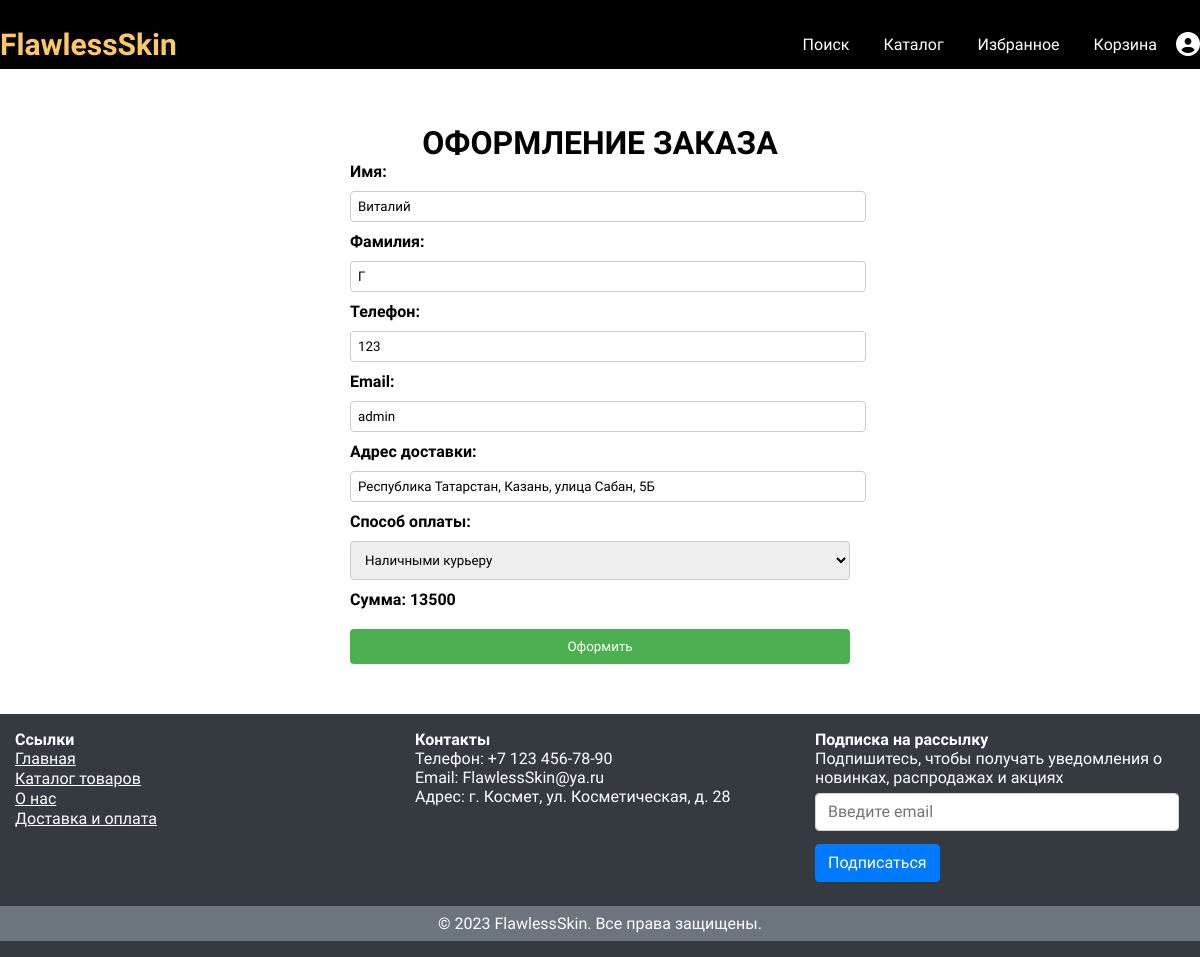
/order/make/ (signed in), run on an earlier commit of the app's database.
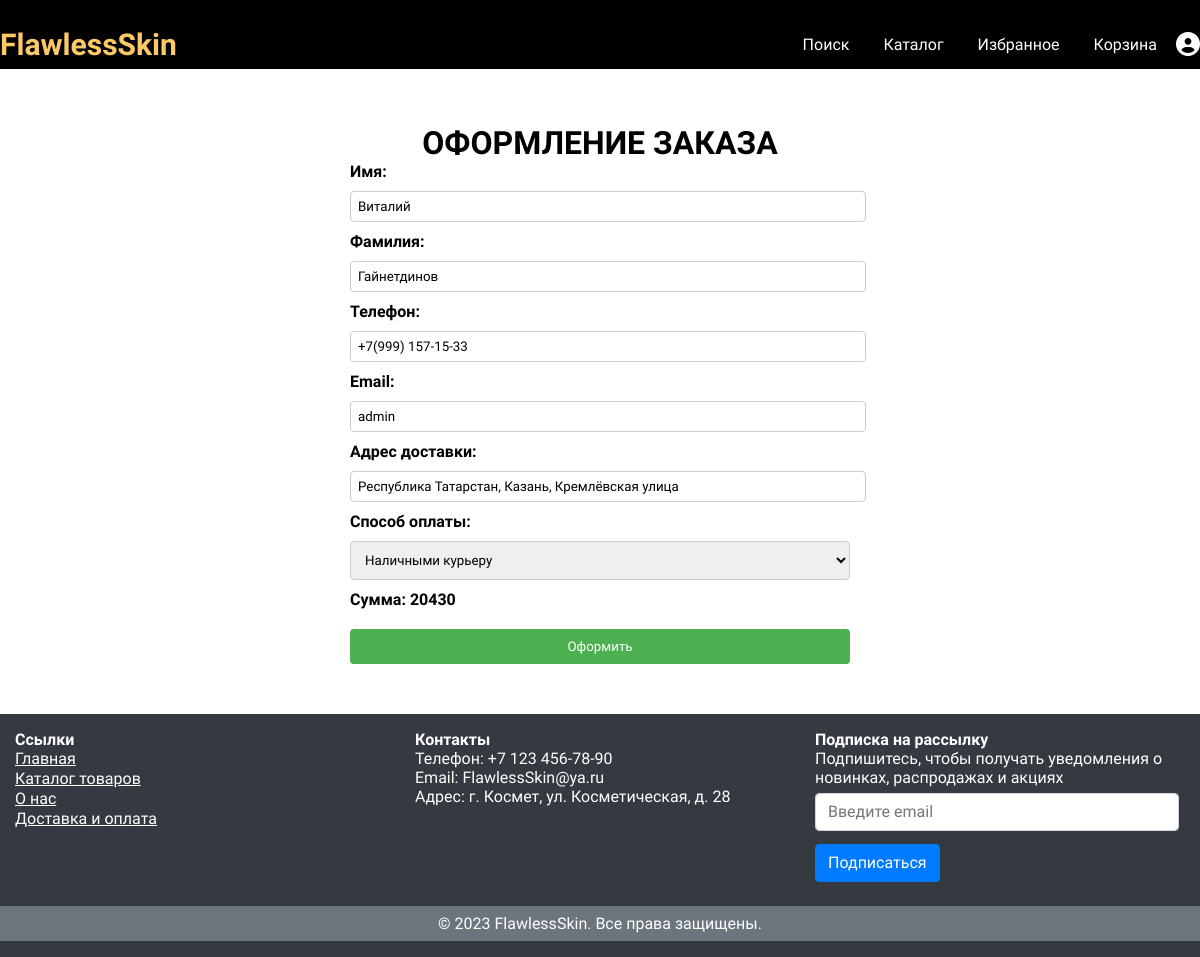
And on a later commit of the database.
### users/models.py (models this page shows)
class User(AbstractUser):
	image = models.ImageField("Аватарка", upload_to='uploads/users_images/', blank=True, null=True)
	phone = models.CharField("Номер телефона", max_length=20, blank=True, null=True)
	address = models.CharField("Адрес доставки", max_length=255, blank=True, null=True)

### main/views.py (the view)
# urls.py: path('order/make/', views.make_order, name="make_order"),
def make_order(request):
	try:
		user = request.user
		if not user.is_authenticated:
			print("ПОЛЬЗОВАТЕЛЬ НЕ АВТОРИЗОВАН")
	except ObjectDoesNotExist:
		print("Пользователь не найден.")
		return redirect('products:cart')
	except Exception as e:
		print(f"Произошла ошибка: {str(e)}")
		return redirect('products:cart')
	if "order" in request.session:
		total_sum = request.session.get("total_sum")
		products_id = request.session.get("products_id")
		products = list()
		for product_id in products_id:
			p = Product.objects.get(id=product_id)
			products.append(p)
		carts_id = request.session.get("carts_id")
		carts = Cart.objects.none()
		for cart_id in carts_id:
			carts = carts | Cart.objects.filter(id=cart_id)
	else:
		request.session["order"] = True
		carts = Cart.objects.filter(user=user)
		if carts.count() == 0:
			print(f"Корзина пуста.")
			return redirect('products:cart')
		total_sum = carts.first().total_amount()
		request.session["total_sum"] = total_sum
		products = [cart.product for cart in carts]
		products_id = list()
		for product in products:
			products_id.append(product.id)
		request.session['products_id'] = products_id
		carts_id = list()
		for cart in carts:
			carts_id.append(cart.id)
		request.session['carts_id'] = carts_id
		print(f"session no active")
	if request.method == 'POST':
		form = OrderForm(data=request.POST)
		if form.is_valid():
			order = form.save(commit=False)  # Создаем объект Order, но не сохраняем его в базе данных пока
			order.user = user
			order.sum = total_sum
			order.save()  # Теперь сохраняем объект Order в базе данных
			order.products.set(products)
			carts.delete()  # Удаляем товары из корзины
			del request.session['order']
			del request.session['total_sum']
			del request.session['products_id']
			del request.session['carts_id']
			return redirect('products:cart')
	else:
		initial_data = {
			"first_name": user.first_name,
			"last_name": user.last_name,
			"phone": user.phone,
			"email": user.username,
			"address": user.address,
		}
		form = OrderForm(initial=initial_data)
	context = {
		'form': form,
		'products': products,
		'total_sum': total_sum,
	}
	return render(request, "main/make_order.html", context)

### main/forms.py
class OrderForm(forms.ModelForm):
	first_name = forms.CharField(widget=forms.TextInput(attrs={
		"class": "input_data", "type": "text", "placeholder": " ",
	}), required=True)  # required значит что поле должно быть обязательно заполнено
	last_name = forms.CharField(widget=forms.TextInput(attrs={
		"class": "input_data", "type": "text", "placeholder": " ",
	}), required=False)
	phone = forms.CharField(widget=forms.TextInput(attrs={
		"class": "input_data", "type": "tel", "placeholder": " ",
	}), required=False)
	email = forms.CharField(widget=forms.EmailInput(attrs={
		"class": "input_data", "type": "email", "placeholder": " ",
	}))
	address = forms.CharField(widget=forms.TextInput(attrs={
		"class": "input_data", "type": "text", "placeholder": " ", "id": "address",
	}), required=False)
	class Meta:
		model = Order
		fields = ('first_name', 'last_name', 'phone', 'email', 'address')

### main/models.py (called while the page is built)
	def sum_price(self):
		return self.quantity * self.product.price

	def total_amount(self):
		carts = Cart.objects.filter(user=self.user)
		return sum(cart.sum_price() for cart in carts)

### main/templates/main/make_order.html (shortened to what this page needs)
{% extends 'main/base.html' %}
{% load static %}
{% load humanize %}
{% block css %}
    <link rel="stylesheet" href="{% static 'main/css/make_order.css' %}">
{% endblock %}
{% block content %}
     <div class="title__wrapper">
        <div class="container">
            <div class="title">
                <h1 class="title">Оформление заказа</h1>
            </div>
        </div>
    </div>
    <div class="wrapper">
        <div class="container">
            <div class="wrapper__inner">
                <form id="order-form" class="" action="{%  url 'products:make_order' %}" method="post">
                    <div class="block">
                        <label class="" for="{{ form.first_name.id_for_label }}">Имя:</label>
                        {{ form.first_name }}
                    </div>
                    <div class="block">
                        <label class="" for="{{ form.last_name.id_for_label }}">Фамилия: </label>
                        {{ form.last_name }}
                    </div>
                    <div class="block">
                        <label class="" for="{{ form.phone.id_for_label }}">Телефон:</label>
                        {{ form.phone }}
                    </div>
                    <div class="block">
                        <label class="" for="{{ form.email.id_for_label }}">Email:</label>
                        {{ form.email }}
                    </div>
                    <div class="block">
                        <label class="" for="{{ form.address.id_for_label }}">Адрес доставки:</label>
                        {{ form.address }}
                    </div>
                    <div class="block">
                        <label for="payment">Способ оплаты:</label>
                        <select id="payment" name="payment">
                            <option value="cash">Наличными курьеру</option>
                        </select>
                    </div>
                    <div class="block">
                        <p class="">Сумма: {{ total_sum }}</p>
                    </div>
                    <input class="btn__order" type="submit" value="Оформить">
                </form>
            </div>
        </div>
    </div>
{% endblock %}

What changed in the data, as far as the page shows it:
changed User "Виталий": last_name "Г" → "Гайнетдинов"; phone "123" → "+7(999) 157-15-33"; address "Республика Татарстан, Казань, улица Сабан, 5Б" → "Республика Татарстан, Казань, Кремлёвская улица"
Also different on the page:
{{ total_sum }}: "13500" → "20430"
